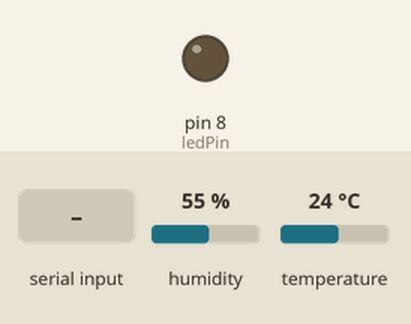
A sketch run on a simulated Arduino Uno, built with avr-gcc and run on an emulated ATmega328P. Parts: output pins drawn as LEDs (lit = HIGH). The test bench sets the inputs (shaded band); at power-on: humidity 55 %, temperature 24 °C. What the sketch prints to the serial monitor is not drawn.

Above: at 2.0 s.
2.1 s: "1" received over Serial
At 3.6 s:
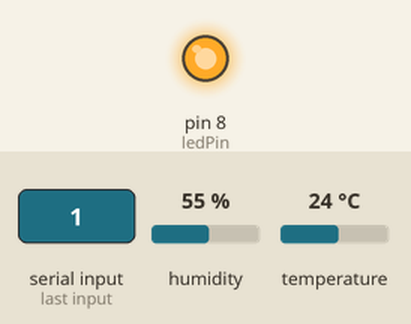
11.6 s: "0" received over Serial
At 12.7 s:
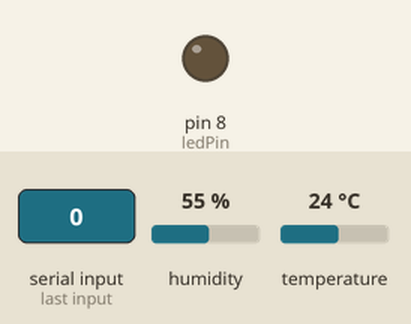
Timing chart, 0 to 14.6 s (numbered marks = the images above; inputs shaded):
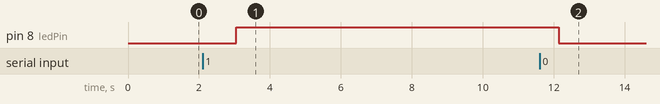

Measured:
- after the input at 2.1 s, pin 8 (ledPin): LOW → HIGH after 0.95 s
- after the input at 11.6 s, pin 8 (ledPin): HIGH → LOW after 0.54 s

The sketch:

slave.ino
```cpp
//Code for Slave module//

#define ledPin 8
#include "DHT.h"

#define DHTPIN 2     // Digital pin connected to the DHT sensor
#define DHTTYPE DHT11   // DHT 11
DHT dht(DHTPIN, DHTTYPE);
//#define slaveSwitchPin 7
int dataFromMaster = 0;

void setup() {
  pinMode(ledPin, OUTPUT);
  digitalWrite(ledPin, LOW);
//  pinMode(slaveSwitchPin, INPUT);
//  digitalWrite(slaveSwitchPin,LOW);
  Serial.begin(9600); // Default baud rate of the Bluetooth module
  dht.begin();
}
void loop() {
  delay(1000);
  int h = dht.readHumidity();
  int t = dht.readTemperature();
  Serial.write(h);
  Serial.write(t);

 if(Serial.available() > 0){ // Checks whether data is comming from the serial port
   dataFromMaster = Serial.read(); // Reads the data from the serial port and store it in dataFromMaster variable
 }
 // Controlling the led
 if (dataFromMaster == '1') {
  digitalWrite(ledPin, HIGH); // LED ON
 }
 else if (dataFromMaster == '0') {
  digitalWrite(ledPin, LOW); // LED    OFF
 }
}
```
